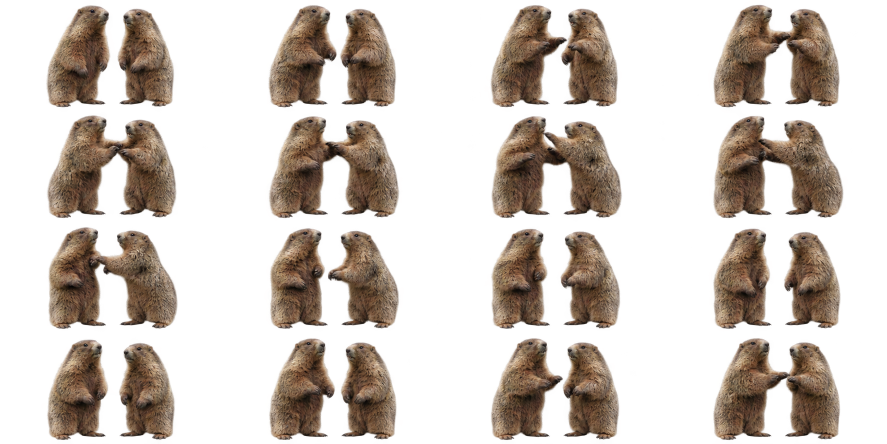
#> input picture tests/20261124-camera-real-marmot-trails/assets/marmot-atlas.png, 1774 x 887 px (shown at 1/2 size)
$ python pack_generated_atlas.py
#> lines starting #> are read from the running program, lines starting #| are printed output that depends on the picture
"""Pack the imagegen 4x4 animation atlas into the UI playback format."""
from pathlib import Path
from PIL import Image
import math

base=Path(__file__).resolve().parent/'assets'
atlas=Image.open(base/'marmot-atlas.png').convert('RGBA')
#> atlas is the input picture: PIL image 1774x887 RGBA; mean R, G, B, A 49.9, 38.2, 29.7, 87.8
w,h=atlas.size
#> w = 1774; h = 887
size=(math.ceil(w/4),math.ceil(h/4))
#> size = (444, 222)
frames=[];boxes=[]
for y in range(4):
    for x in range(4):
        cell=atlas.crop((round(x*w/4),round(y*h/4),round((x+1)*w/4),round((y+1)*h/4)))
        canvas=Image.new('RGBA',size);canvas.alpha_composite(cell)
        box=canvas.getchannel('A').point(lambda a:255 if a>=128 else 0).getbbox()
        if box is None:raise RuntimeError('Empty atlas cell')
        frames.append(canvas);boxes.append(box)
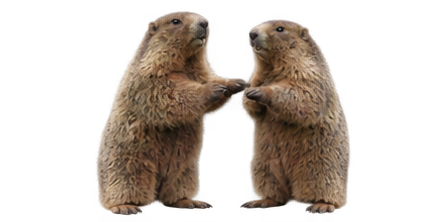
#> canvas: PIL image 444x222 RGBA; mean R, G, B, A 48.8, 38.3, 28.7, 86.8; transparent parts drawn white
#> after the loop, boxes = 16 items, first 6: (94, 11, 347, 214), (94, 11, 347, 214), (95, 11, 348, 214), (98, 10, 349, 214), (95, 9, 352, 214), (95, 11, 353, 214); frames = 16 items
bounds=(max(0,min(b[0] for b in boxes)-4),max(0,min(b[1] for b in boxes)-3),
        min(size[0],max(b[2] for b in boxes)+4),min(size[1],max(b[3] for b in boxes)+3))
#> bounds = (90, 6, 360, 218)
frames=[im.crop(bounds) for im in frames]
palette=frames[0].convert('RGB').quantize(colors=255)
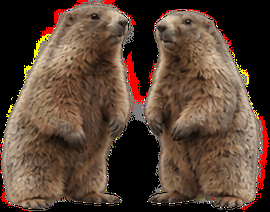
#> palette: PIL image 270x212 P; mean R, G, B 88.9, 66.8, 52.7
encoded=[]
for rgba in frames:
    im=rgba.convert('RGB').quantize(palette=palette,dither=0)
    im.paste(255,mask=rgba.getchannel('A').point(lambda a:255 if a<128 else 0))
    im.putpalette((im.getpalette()+[0]*768)[:765]+[0,0,0]);encoded.append(im)
#> this loop made 16 passes
#> pass 2, `im=rgba.convert('RGB').quantize(palette=palette,dither=0)`:
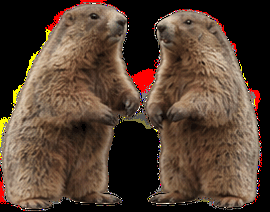
#> im: PIL image 270x212 P; mean R, G, B 84.7, 64.5, 50.3
#> pass 3, `im=rgba.convert('RGB').quantize(palette=palette,dither=0)`:
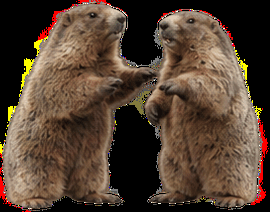
#> im: PIL image 270x212 P; mean R, G, B 84.6, 65.4, 50.5
#> after the loop:
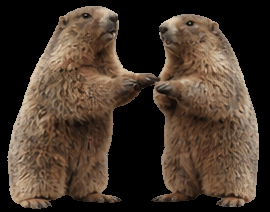
#> im: PIL image 270x212 P; mean R, G, B 68.9, 54.3, 42.6
#> after the loop, encoded = 16 items
encoded[0].save(base/'marmots.gif',save_all=True,append_images=encoded[1:],duration=80,
                loop=0,transparency=255,disposal=2,optimize=False)
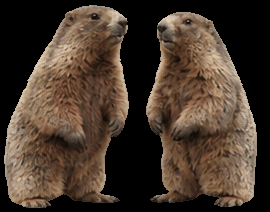
#> saved as marmots.gif: PIL image 270x212 P; mean R, G, B 70.9, 56, 44.2
print({'atlas_size':atlas.size,'frame_size':frames[0].size,'frames':len(encoded)})
#| {'atlas_size': (1774, 887), 'frame_size': (270, 212), 'frames': 16}
